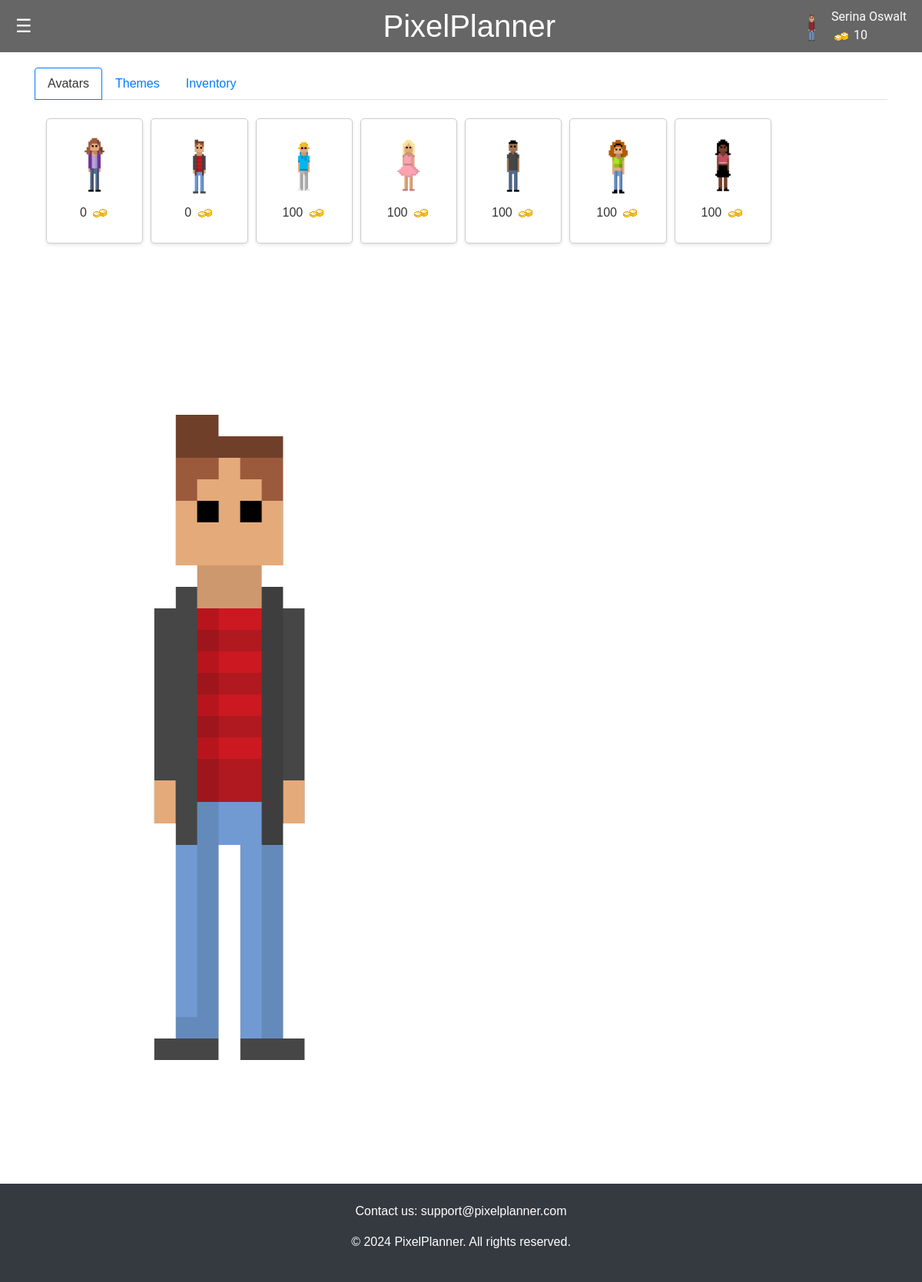
/shop (signed in), run on the app's committed database.
### app.py (models this page shows, shortened)
class User(db.Model):
    id = db.Column(db.Integer, primary_key=True)
    name = db.Column(db.String(100), nullable=False)
    email = db.Column(db.String(100), unique=True)
    password = db.Column(db.String(100))
    canvas_api_key = db.Column(db.String(255))
    course_codes_list = db.Column(db.String(255))  # New field for storing course codes
    avatar = db.Column(db.String(255))
    coins = db.Column(db.Integer)

class Item(db.Model):
    id = db.Column(db.Integer, primary_key=True)
    name = db.Column(db.String(100), nullable=False)
    price = db.Column(db.Integer, nullable=False)
    img = db.Column(db.String(255))

### app.py (the view)
@app.route('/shop')
def shop():
    if 'email' not in session:
        flash('Please log in to access the shop.')
        return redirect(url_for('login'))
    user = User.query.filter_by(email=session['email']).first()
    if not user:
        flash('User not found.')
        return redirect(url_for('login'))
    all_items = Item.query.all()
    unlocked_items = {ui.item.id for ui in user.user_items if ui.unlocked}
    items_for_display = []
    for item in all_items:
        items_for_display.append({
            'id': item.id,
            'name': item.name,
            'img': item.img,
            'price': item.price,
            'unlocked': item.id in unlocked_items
        })
    return render_template('shop.html', user=user, items=items_for_display)

### templates/shop.html (shortened to what this page needs)
<!DOCTYPE html>
<html lang="en">
<head>
    <link rel="stylesheet" href="https://cdn.jsdelivr.net/npm/bootstrap@4.6.2/dist/css/bootstrap.min.css">
    <link rel="stylesheet" href="/static/css/styles.css">
</head>
<header>
    <div class="menu-icon" onmouseover="openNav()" onmouseout="closeNav()">&#9776;</div>
    <h1>PixelPlanner</h1>
    <div class="profile-info">
        <img src="{{ url_for('static', filename='images/' + user.avatar) }}" alt="User Avatar"
            alt="Player Avatar" class="avatar">
        <div class="player-info">
            <span class="player-name">{{session.get('user_name', 'Guest')}}</span>
            <span class="player-coins"><img src="{{ url_for('static', filename='images/coin.png') }}" alt="Coin"> {{
                user.coins }}</span>
</header>
<body>
    <div class="shop-layout">
        <div class="container">
            <ul class="nav nav-tabs" id="shopTabs">
                <li class="nav-item">
                    <a class="nav-link active" data-toggle="tab" href="#avatars">Avatars</a>
                </li>
                <li class="nav-item">
                    <a class="nav-link" data-toggle="tab" href="#themes">Themes</a>
                </li>
                <li class="nav-item">
                    <a class="nav-link" data-toggle="tab" href="#inventory">Inventory</a>
                </li>
            </ul>
            <div class="tab-content">
                <div id="avatars" class="container tab-pane active"><br>
                    <div class="shop-grid">
                    {% for item in items %}
                    <div class="shop-item {{ 'purchased' if item.unlocked else '' }}"
                         data-item-id="{{ item.id }}" data-name="{{ item.name }}"
                         data-price="{{ item.price }}" data-img="{{ url_for('static', filename='images/' + item.img) }}">
                        <img src="{{ url_for('static', filename='images/' + item.img) }}" alt="{{ item.name }}">
                        <p>{{ item.price }} <img src="{{ url_for('static', filename='images/coin.png') }}" alt="Coin"></p>
                    </div>
                    {% endfor %}
                </div>
                </div>
            </div>
        </div>
        </div>
        <div class="user-avatar-large">
            <img src="{{ url_for('static', filename='images/' + user.avatar) }}" alt="User Avatar">
        </div>
    <footer class="footer bg-dark text-white py-4">
        <div class="container text-center">
            <p>Contact us: support@pixelplanner.com</p>
            <p>&copy; 2024 PixelPlanner. All rights reserved.</p>
        </div>
    </footer>
</body>
</html>

### static/css/styles.css (style rules this page uses)
body, html { height: 100%; margin: 0; padding: 0; font-family: Arial, sans-serif; background-color: var(--bg-color); color: var(--text-color); }
body, html { margin: 0; padding: 0; font-family: Arial, sans-serif; }
header { display: flex; justify-content: space-between; align-items: center; background-color: var(--notification-text-color); padding: 10px 20px; position: relative; }
header h1 { margin: 0; flex-grow: 1; text-align: center; color: var(--bg-color) }
.menu-icon { cursor: pointer; font-size: 24px; color: var(--bg-color); }
.profile-info { display: flex; align-items: center; position: absolute; top: 10px; right: 20px; font-family: 'Roboto', sans-serif; color: var(--bg-color); }
.avatar { height: 50px; width: auto; border-radius: 50%; }
.player-info { display: flex; flex-direction: column; margin-left: 10px }
body { font-family: Arial, sans-serif; background-color: var(--bg-color); margin: 0; padding: 0; }
.shop-layout { display: flex; justify-content: left; padding: 20px; width: 100%; }
.shop-grid { display: grid; width: 100%; grid-template-columns: repeat(auto-fill, minmax(120px, 1fr)); gap: 10px; margin: 0 auto; }
.shop-item { display: flex; flex-direction: column; align-items: center; justify-content: center; border: 1px solid #ccc; padding: 10px; border-radius: 5px; box-shadow: 0 2px 4px rgba(0,0,0,0.1); background-color: #fff; transition: border 0.3s ease-in-out; cursor: pointer; }
.shop-item img { height: 100px; max-width: 100%; }
.shop-item p img { height: auto; width: auto; }
.user-avatar-large { flex: 1; width: 50%; display: flex; justify-content: center; align-items: center; }
.nav-tabs .nav-link.active { color: var(--text-color); background-color: var(--bg-color); border-color: #007bff; }
:root { --bg-color: #fff; --text-color: #333; --link-color: #007bff; --hover-bg-color: #cccccc; --hover-text-decoration: underline; --notification-text-color: #666; --border-color: #eee; }
a { color: var(--link-color); }

### data on the page
User: avatar (picture), get "Serina Oswalt", coins "10"
Item: img (picture), price "0"
Item: img (picture), price "0"
Item: img (picture), price "100"
Item: img (picture), price "100"
Item: img (picture), price "100"
Item: img (picture), price "100"
Item: img (picture), price "100"
